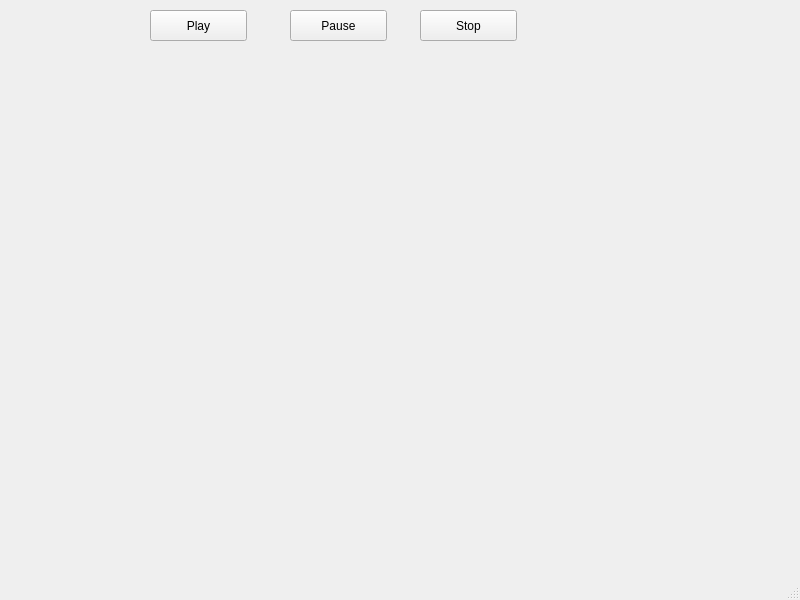
<?xml version="1.0" encoding="UTF-8"?>
<ui version="4.0">
 <class>MainWindow</class>
 <widget class="QMainWindow" name="MainWindow">
  <property name="geometry">
   <rect>
    <x>0</x>
    <y>0</y>
    <width>800</width>
    <height>600</height>
   </rect>
  </property>
  <property name="windowTitle">
   <string>MainWindow</string>
  </property>
  <widget class="QWidget" name="centralwidget">
   <widget class="QPushButton" name="streamPlay">
    <property name="geometry">
     <rect>
      <x>150</x>
      <y>10</y>
      <width>97</width>
      <height>31</height>
     </rect>
    </property>
    <property name="text">
     <string>Play</string>
    </property>
   </widget>
   <widget class="QPushButton" name="streamPause">
    <property name="geometry">
     <rect>
      <x>290</x>
      <y>10</y>
      <width>97</width>
      <height>31</height>
     </rect>
    </property>
    <property name="text">
     <string>Pause</string>
    </property>
   </widget>
   <widget class="QPushButton" name="streamStop">
    <property name="geometry">
     <rect>
      <x>420</x>
      <y>10</y>
      <width>97</width>
      <height>31</height>
     </rect>
    </property>
    <property name="text">
     <string>Stop</string>
    </property>
   </widget>
   <widget class="QWidget" name="verticalLayoutWidget">
    <property name="geometry">
     <rect>
      <x>89</x>
      <y>80</y>
      <width>611</width>
      <height>431</height>
     </rect>
    </property>
    <layout class="QVBoxLayout" name="verticalLayout"/>
   </widget>
  </widget>
  <widget class="QMenuBar" name="menubar">
   <property name="geometry">
    <rect>
     <x>0</x>
     <y>0</y>
     <width>800</width>
     <height>28</height>
    </rect>
   </property>
  </widget>
  <widget class="QStatusBar" name="statusbar"/>
 </widget>
 <resources/>
 <connections/>
</ui>
